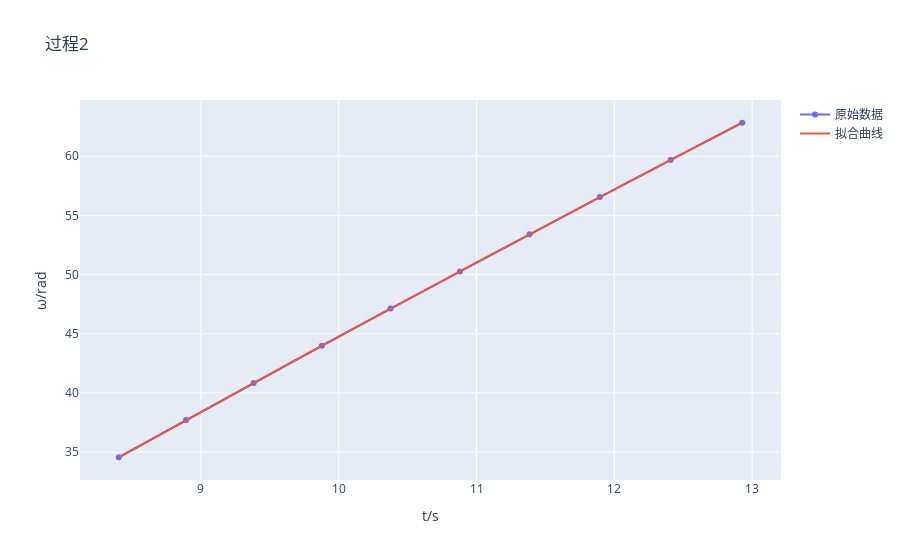

The notebook cell this image was saved under:
### Code cell
p2=np.polyfit(S2, y2, 2)
X2=np.linspace(float(data2[0]),float(data2[-1]),100)

# X2=np.linspace(tmp[6],tmp[19],100)

Y2=p2[2]+p2[1]*X2+p2[0]*X2**2
fig=go.Figure()
fig.add_trace(go.Scatter(x=S2,y=y2,name='原始数据'))
fig.add_trace(go.Scatter(x=X2,y=Y2,name='拟合曲线'))
fig.update_layout(title='过程2',
                  xaxis_title='t/s',yaxis_title='ω/rad')
fig.show()
